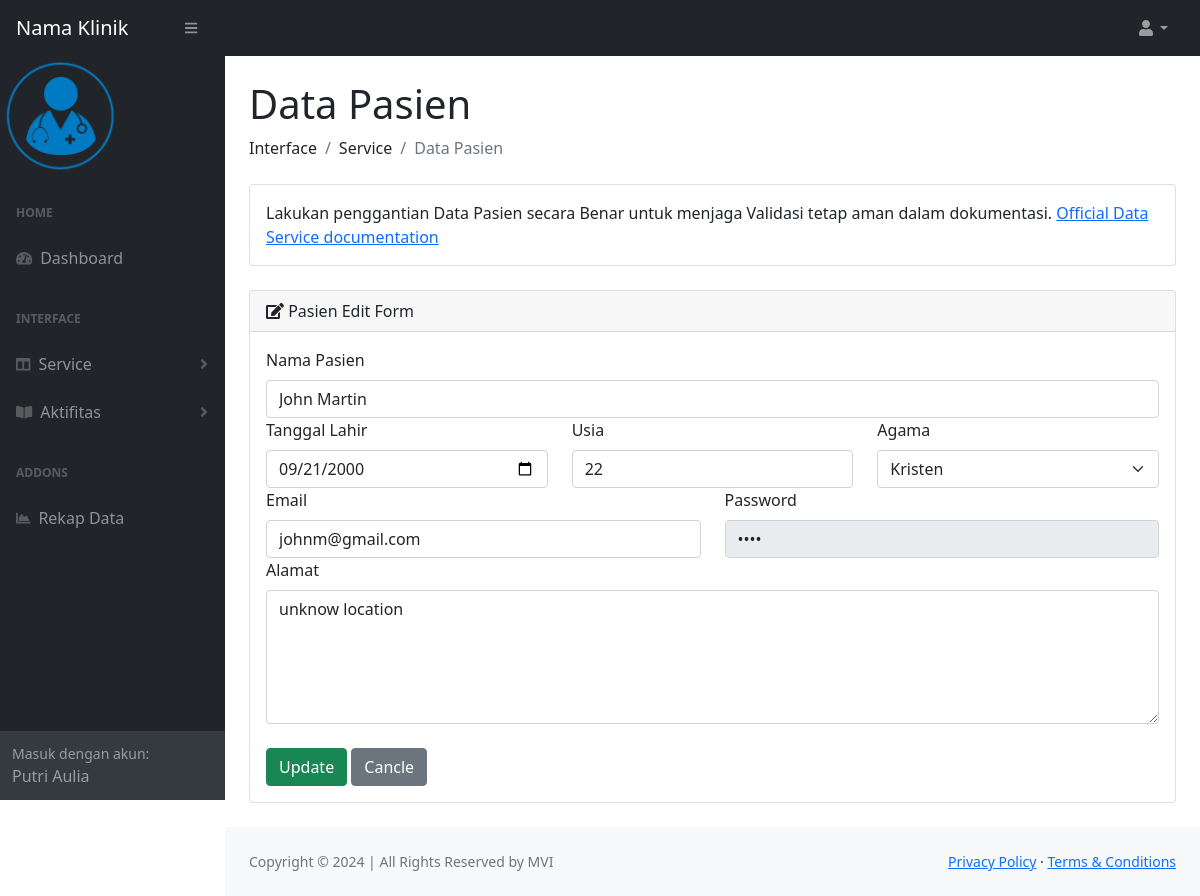
Screenshot of /halaman/pasien_edit.php?id=AZB537180469 (signed in) with the database file from the repository.
### tables this page shows
CREATE TABLE `users` (
  `id` int(11) NOT NULL AUTO_INCREMENT,
  `id_user` varchar(25) NOT NULL,
  `nama` varchar(100) NOT NULL,
  `tgl_lahir` date NOT NULL DEFAULT current_timestamp(),
  `agama` varchar(25) NOT NULL,
  `usia` int(11) NOT NULL,
  `alamat` varchar(255) NOT NULL,
  `email` varchar(50) NOT NULL,
  `level` varchar(25) NOT NULL,
  `password` varchar(255) NOT NULL,
  PRIMARY KEY (`id`),
  UNIQUE KEY `id_user` (`id_user`)
);

### include/functions.php (called while the page is built, shortened)
<?php
$conn = mysqli_connect("localhost","root","","pendaftaran-klinik","3307");
function query ($query) {
	global $conn;
	$result = mysqli_query ($conn, $query);
	$rows = [];
	while($row = mysqli_fetch_assoc($result)) {
		$rows[] = $row;
	}
	return $rows;
}
?>

### halaman/pasien_edit.php (the view, shortened to what this page needs)
<?php
include "../include/functions.php";
$id = $_GET["id"];
$pasien = query("SELECT * FROM users WHERE id_user = '$id'")[0];
?>
<!DOCTYPE html>
<html lang="en">
    <?php
    include '../include/header.php';
    ?>
    <body class="sb-nav-fixed">
        <?php
        include '../include/navbar.php';
        ?>
        <div id="layoutSidenav">
            <div id="layoutSidenav_nav">
                <?php
                include '../include/navside.php';
                ?>
            </div>
            <div id="layoutSidenav_content">
            <main>
                    <div class="container-fluid px-4">
                        <h1 class="mt-4">Data Pasien</h1>
                        <ol class="breadcrumb mb-4">
                            <li class="breadcrumb-item"><a style="text-decoration:none; color: inherit" href="#">Interface</a></li>
                            <li class="breadcrumb-item"><a style="text-decoration:none; color: inherit" href="#">Service</a></li>
                            <li class="breadcrumb-item active">Data Pasien</li>
                        </ol>
                        <div class="card mb-4">
                            <div class="card-body">
                                Lakukan penggantian Data Pasien secara Benar untuk menjaga Validasi tetap aman dalam dokumentasi.
                                <a target="_blank" href="#">Official Data Service documentation</a>
                            </div>
                        </div>
                        <div class="card mb-4">
                            <div class="card-header">
                                <i class="fas fa-edit"></i>
                                Pasien Edit Form
                            </div>
                            <div class="card-body">
                                <form action="" name='form_pasien' method="POST">
                                    <div class="md-3">
                                        <label class="form-label" for="nama">Nama Pasien</label>
                                        <input class="form-control" type="text" name="nama" value="<?=$pasien['nama']?>">
                                    </div>
                                    <div class="row md-3">
                                        <div class="col-md-4">
                                            <label class="form-label" for="tgl_lahir">Tanggal Lahir</label>
                                            <input class="form-control" type="date" name="tgl_lahir" value="<?=$pasien['tgl_lahir']?>">
                                        </div>
                                        <div class="col-md-4">
                                            <label class="form-label" for="usia">Usia</label>
                                            <input class="form-control" type="number" name="usia" value="<?=$pasien['usia']?>">
                                        </div>
                                        <div class="col-md-4">
                                            <label class="form-label" for="agama">Agama</label>
                                            <select class="form-select" name="agama" id="agama" >
                                                <option value="<?=$pasien['agama']?>" active><?=$pasien['agama']?></option>
                                            </select>
                                        </div>
                                    </div>
                                    <div class="row">
                                        <div class="col-md-6">
                                            <label class="form-label" for="email">Email</label>
                                            <input class="form-control" type="email" name='email' value="<?=$pasien['email']?>">
                                        </div>
                                        <div class="col-md-6">
                                            <label for="password" class="form-label">Password</label>
                                            <input type="password" class="form-control" name="password" value="<?=$pasien['password']?>" disabled>
                                        </div>
                                    </div>
                                    <div class="md-3">
                                        <label for="alamat" class="form-label">Alamat</label>
                                        <textarea class="form-control" name="alamat" id="alamat" rows="5" ><?=$pasien['alamat']?></textarea><br>
                                    </div>
                                    <button class="btn btn-success" type="submit" name="submit">Update</button>
                                    <button class="btn btn-secondary" type="button" onclick="history.back();">Cancle</button>
                                </form>
                            </div>
                        </div>
                    </div>
                </main>
                <?php
                include '../include/footer.php';
                ?>
            </div>
        </div>
    </body>
</html>

### rows the page displays
users: nama "John Martin", tgl_lahir "09/21/2000", usia "22", agama "Kristen", email "johnm@gmail.com", alamat "unknow location"

### other values shown
$_SESSION['nama'] "Putri Aulia"
